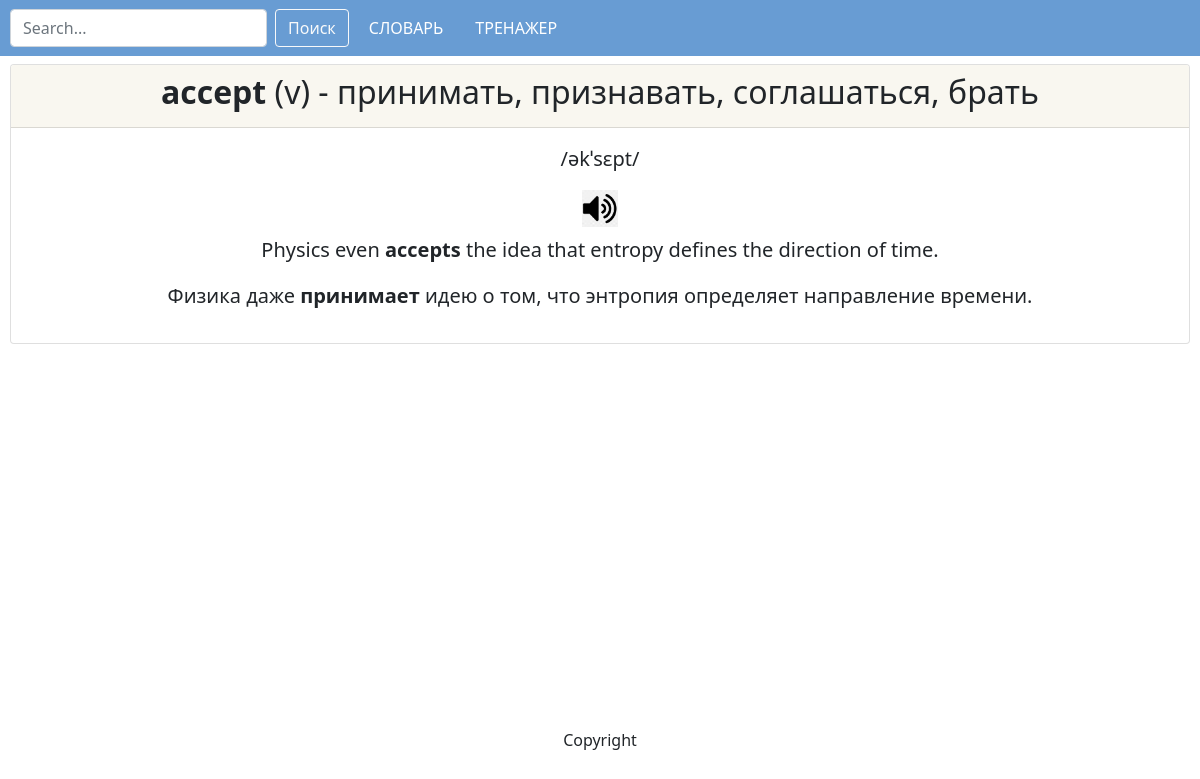
Page /entry_page?word=accept&module=1 on the committed database.
### main/models.py (models this page shows, shortened)
class Entries(models.Model):
    word = models.CharField('eng word', max_length=50)
    translation = models.CharField('ru translation', max_length=100)
    transcription = models.CharField('eng transcription', max_length=50)
    pos = models.CharField('part of speech', max_length=5)
    eng_example = models.TextField('eng example sentence', max_length=250)
    ru_example = models.TextField('ru example sentence', max_length=250)
    module = models.IntegerField('module')
    def getEng(self):
        return self.eng_example
    def getRu(self):
        return self.ru_example
    class Meta:
        verbose_name = 'Entry'
        verbose_name_plural = 'Entries'
        ordering = ["word"]

### main/views.py (the view)
# urls.py: path('entry_page', views.entry, name='entry'),
def entry(request):
    word = request.GET.get("word")
    module = request.GET.get("module")
    myKwargs = {'word':word, 'module':module}
    data = services.get_entry_data(**myKwargs)
    if data["found"]:
        return render(request, 'main/entry_page.html', data)
    else:
        return render(request, 'main/not_found.html', {"word": word, "module": module})

### main/services.py (called while the page is built)
def get_entry_data(**kwargs):
    kwargs = {k: kwargs[k]  for k in kwargs if kwargs[k]}
    try:
        entry = Entries.objects.filter(**kwargs)[0]
    except IndexError:
        return {"found": False}
    data = {"entry": entry,
            "eng": entry.getEng().replace('<<b>', '<b>').replace('<d>>', '</b>'),
            "ru": entry.getRu().replace('<<b>', '<b>').replace('<d>>', '</b>'),
            "found": True
            }
    return data

### main/templates/main/entry_page.html (shortened to what this page needs)
{% extends 'base/card_template.html' %}
{% load static %}
{% block cardhead %}
<h2><b>{{ entry.word }}</b> ({{ entry.pos }}) - {{ entry.translation }}</h2>
{% endblock %}
{% block cardbody %}
<div style="text-align: center; font-size: 20px">
<div class="wrapper">
    <p>{{ entry.transcription }}</p>
    <input type="image" width="4%" src="{% static 'main/img/soundbutton.png' %}" onclick="document.getElementById('audiotag').play();">
</div>
<p>{{ eng|safe }}</p>
<p>{{ ru|safe }}</p>
</div>
{% endblock %}

### rows in the picture
Entries: word "accept", pos "v", translation "принимать, признавать, соглашаться, брать", transcription "/əkˈsɛpt/"

### other values in the picture
{{ eng|safe }} "Physics even accepts the idea that entropy defines the direction of time."
{{ ru|safe }} "Физика даже принимает идею о том, что энтропия определяет направление времени."
